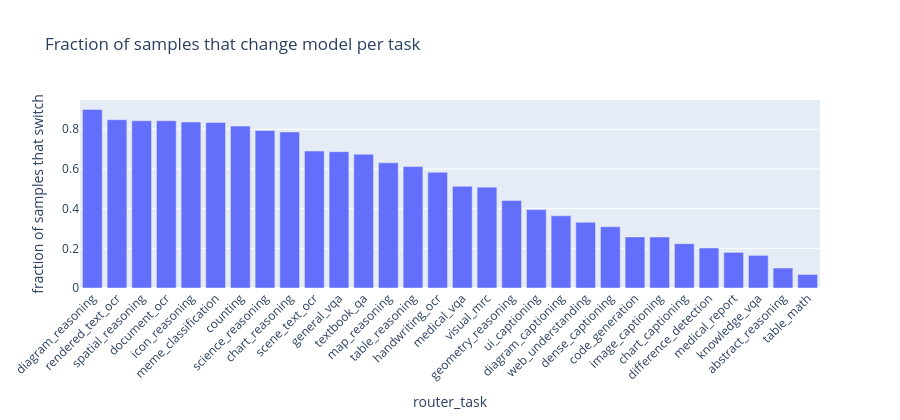

Notebook source saved alongside this figure:
### Code cell
import plotly.express as px

routing = pd.DataFrame({
    "router_task": df_proc["router_task"].values,
    "old_model": best_old_name.values,
    "new_model": best_new_name.values,
})

routing["changed"] = routing["old_model"] != routing["new_model"]

# 1) Total change rate per task
task_change = (
    routing.groupby("router_task")["changed"]
    .mean()
    .rename("fraction_changed")
    .reset_index()
    .sort_values("fraction_changed", ascending=False)
)

fig1 = px.bar(
    task_change,
    x="router_task",
    y="fraction_changed",
    title="Fraction of samples that change model per task",
    labels={"fraction_changed": "fraction of samples that switch"},
)
fig1.update_layout(xaxis_tickangle=-45, height=420)
fig1.show()

### Figure 1 — Plotly figure (JSON) as saved in the notebook; plotly's stock layout.template omitted (floating-point values rounded to 4 significant figures)
{"data": [{"hovertemplate": "router_task=%{x}<br>fraction of samples that switch=%{y}<extra></extra>", "legendgroup": "", "marker": {"color": "#636efa", "pattern": {"shape": ""}}, "name": "", "orientation": "v", "showlegend": false, "textposition": "auto", "type": "bar", "x": ["diagram_reasoning", "rendered_text_ocr", "spatial_reasoning", "document_ocr", "icon_reasoning", "meme_classification", "counting", "science_reasoning", "chart_reasoning", "scene_text_ocr", "general_vqa", "textbook_qa", "map_reasoning", "table_reasoning", "handwriting_ocr", "medical_vqa", "visual_mrc", "geometry_reasoning", "ui_captioning", "diagram_captioning", "web_understanding", "dense_captioning", "code_generation", "image_captioning", "chart_captioning", "difference_detection", "medical_report", "knowledge_vqa", "abstract_reasoning", "table_math"], "xaxis": "x", "y": [0.9001, 0.8482, 0.843, 0.8428, 0.8365, 0.8346, 0.816, 0.7933, 0.7866, 0.6901, 0.6871, 0.6743, 0.6308, 0.612, 0.583, 0.5122, 0.5083, 0.441, 0.3951, 0.3641, 0.3312, 0.3085, 0.2574, 0.2571, 0.2233, 0.2017, 0.1795, 0.1644, 0.1006, 0.06825], "yaxis": "y"}], "layout": {"barmode": "relative", "height": 420, "legend": {"tracegroupgap": 0}, "title": {"text": "Fraction of samples that change model per task"}, "xaxis": {"anchor": "y", "domain": [0, 1], "tickangle": -45, "title": {"text": "router_task"}}, "yaxis": {"anchor": "x", "domain": [0, 1], "title": {"text": "fraction of samples that switch"}}}}
